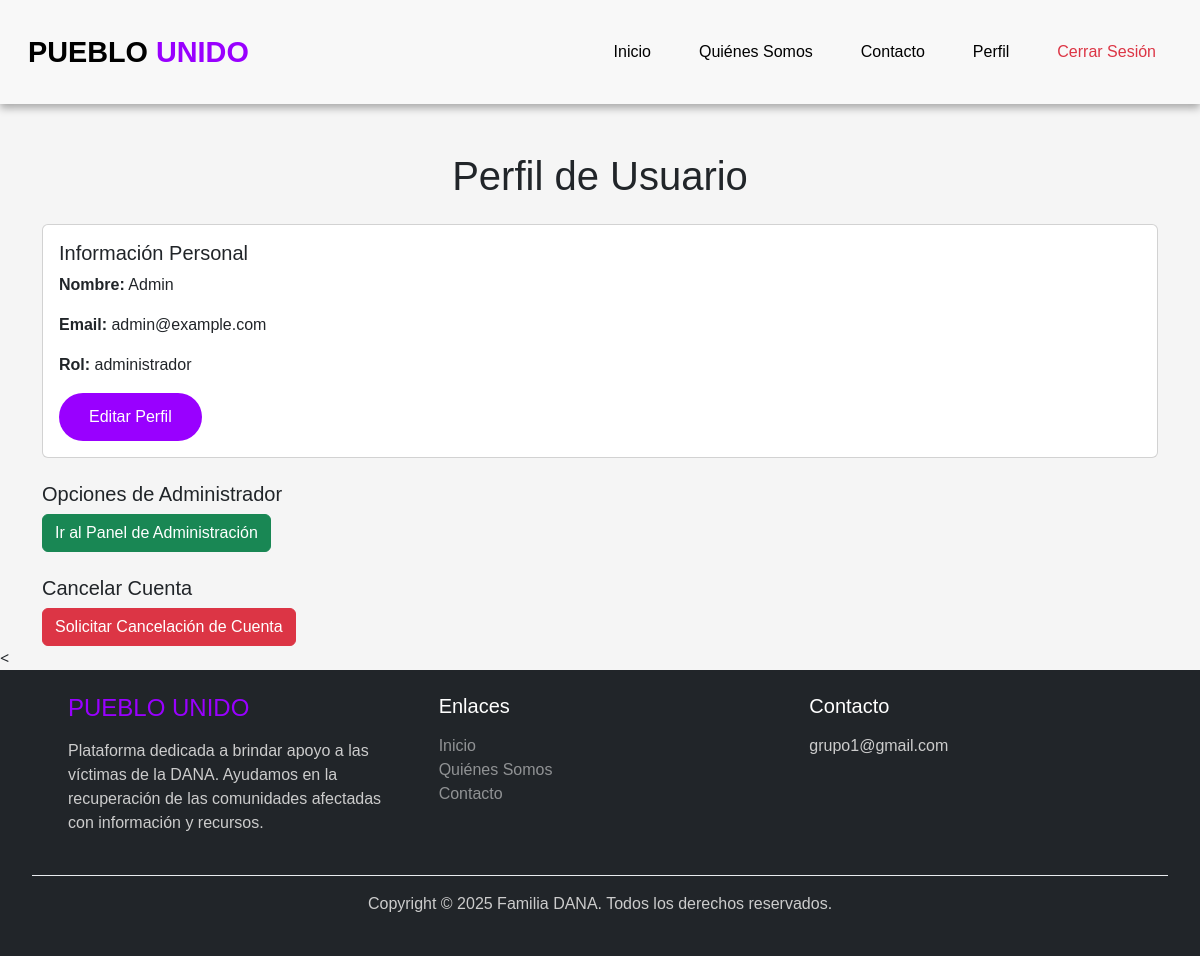
Screenshot of /usuarios/perfil.php (signed in) with the database file from the repository.
### tables this page shows
CREATE TABLE `usuarios` (
  `id` int(11) NOT NULL AUTO_INCREMENT,
  `nombre` varchar(100) NOT NULL,
  `email` varchar(100) NOT NULL,
  `password` varchar(255) NOT NULL,
  `rol` enum('cliente','administrador','voluntario') DEFAULT 'cliente',
  `tonkens` int(11) DEFAULT 0,
  `insignias` int(11) DEFAULT 0,
  `perfil_publico` text DEFAULT NULL,
  `valoracion` decimal(3,2) DEFAULT 0.00,
  PRIMARY KEY (`id`),
  UNIQUE KEY `email` (`email`)
);

### usuarios/perfil.php (the view, shortened to what this page needs)
<?php
include '../includes/db.php';
include '../includes/header.php';
function sanitize($data) {
    return htmlspecialchars($data, ENT_QUOTES, 'UTF-8');
}
$id = $_SESSION['usuario']['id'];
$query = $conexion->prepare("SELECT * FROM usuarios WHERE id = ?");
$query->bind_param("i", $id);
$query->execute();
$resultado = $query->get_result();
$usuario = $resultado->fetch_assoc();
?>
<div class="container mt-5">
    <h1 class="text-center mb-4">Perfil de Usuario</h1>
    <div class="card">
        <div class="card-body">
            <h5 class="card-title">Información Personal</h5>
            <p><strong>Nombre:</strong> <?php echo sanitize($usuario['nombre']); ?></p>
            <p><strong>Email:</strong> <?php echo sanitize($usuario['email']); ?></p>
            <p><strong>Rol:</strong> <?php echo sanitize($usuario['rol']); ?></p>
            <a href="editar.php" class="btn btn-primary">Editar Perfil</a>
        </div>
    </div>
    <div class="mt-4">
        <?php if ($usuario['rol'] === 'administrador'): ?>
            <h5>Opciones de Administrador</h5>
            <a href="../admin/dashboard.php" class="btn btn-success">Ir al Panel de Administración</a>
        <?php elseif ($usuario['rol'] === 'voluntario'): ?>
            <h5>Opciones de Voluntario</h5>
            <a href="../productos/index.php" class="btn btn-success">Gestionar Mis Productos</a>
        <?php elseif ($usuario['rol'] === 'cliente'): ?>
            <h5>Opciones de Cliente</h5>
            <a href="../carrito/index.php" class="btn btn-success">Ver Carrito</a>
            <a href="../pedido.php" class="btn btn-success">Mis Pedidos</a>
        <?php endif; ?>
    </div>
    <div class="mt-4">
        <h5>Cancelar Cuenta</h5>
        <form action="cancelar_cuenta.php" method="POST" onsubmit="return confirm('¿Estás seguro de que deseas cancelar tu cuenta? Esta acción no se puede deshacer.');">
            <button type="submit" class="btn btn-danger">Solicitar Cancelación de Cuenta</button>
        </form>
    </div>
</div>
<?php include '../includes/footer.php'; ?>

### css/style.css (style rules this page uses)
* { margin: 0; padding: 0; box-sizing: border-box; font-family: Arial, sans-serif; }
html, body { height: 100%; margin: 0; background-color: #f5f5f5; display: flex; flex-direction: column; }
body { display: flex; flex-direction: column; min-height: 100vh; }
.btn-primary, .carousel-caption .btn { background-color: #9900ff; color: white; border: none; padding: 12px 30px; border-radius: 50px; transition: 0.3s ease; }

### rows the page displays
usuarios: nombre "Admin", email "admin@example.com", rol "administrador"
